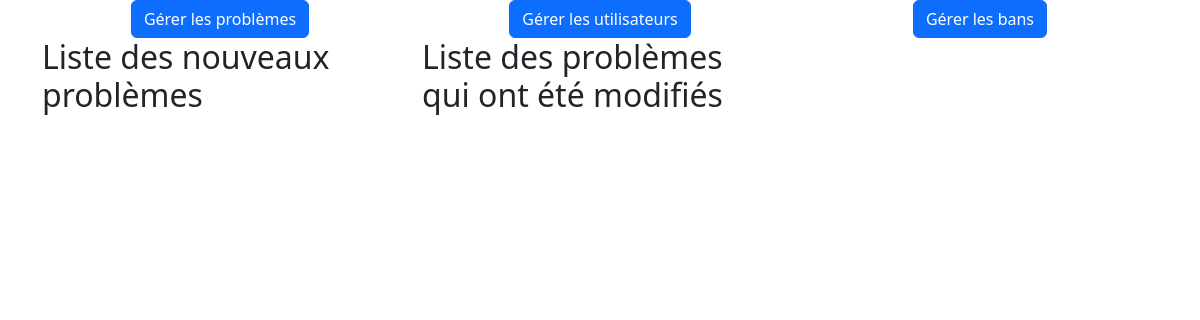
/backOffice/pages/home/home.php, run on an earlier commit of the app's database.
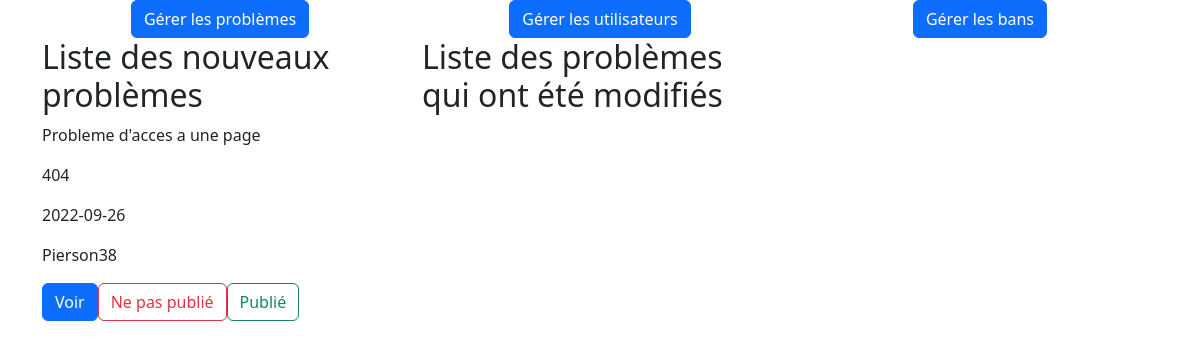
And on a later commit of the database.
### tables this page shows
CREATE TABLE `problem` (
  `problemID` int(11) NOT NULL AUTO_INCREMENT,
  `userID` int(11) NOT NULL,
  `title` varchar(255) NOT NULL,
  `description` text NOT NULL,
  `codeError` varchar(255) NOT NULL,
  `solution` text NOT NULL,
  `view` int(11) NOT NULL,
  `status` int(11) NOT NULL,
  `linkToScreen` varchar(255) NOT NULL,
  `dateOfPublication` date NOT NULL,
  PRIMARY KEY (`problemID`),
  KEY `fk_Problem_userID` (`userID`),
  CONSTRAINT `fk_Problem_userID` FOREIGN KEY (`userID`) REFERENCES `User` (`userID`)
);

CREATE TABLE `User` (
  `userID` int(11) NOT NULL AUTO_INCREMENT,
  `firstName` varchar(255) NOT NULL,
  `lastName` varchar(255) NOT NULL,
  `mail` varchar(255) NOT NULL,
  `username` varchar(255) NOT NULL,
  `profilePictureUrl` varchar(255) NOT NULL,
  `userLevel` int(11) NOT NULL,
  `password` varchar(255) NOT NULL,
  `date_creation_account` date NOT NULL,
  PRIMARY KEY (`userID`)
);

### backOffice/pages/home/newProblems.php (the view, shortened to what this page needs)
<?php
require('../../../lib/config.php');
$data = $bdd->query("SELECT problem.problemID, problem.userID, problem.title, problem.description, problem.codeError, problem.solution, problem.status, problem.linkToScreen, problem.dateOfPublication, User.username FROM problem INNER JOIN User ON problem.userID=User.userID WHERE problem.status=1")->fetchAll();
$newProblems = array();
foreach ($data as $row) {
    $newProblems[$row['problemID']] = $row;
}
?>
<h2>Liste des nouveaux problèmes</h2>
<?php
foreach ($newProblems as $row) {
    echo '<div class="d-bloc list-NP" data-newProblemID=' . $row['problemID'] . '>';
    echo "<p class='title'>" . $row['title'] . "</p>";
    echo "<p class='codeError'>" . $row['codeError'] . "</p>";
    echo "<p class='dateOfPublication'>" . $row['dateOfPublication'] . "</p>";
    echo "<p class='username'>" . $row['username'] . "</p>";
    echo "<div><button type='button' class='btn btn-primary edit-modal' data-newProblemID='" . $row['problemID'] . "' data-bs-toggle='modal' data-bs-target='#moreInfoNewProblems'>Voir</button><button type='button' class='btn btn-outline-danger npPublieNP' data-newProblemID='" . $row['problemID'] . "'>Ne pas publié</button><button type='button' class='btn btn-outline-success publieNP' data-newProblemID='" . $row['problemID'] . "'>Publié</button></div>";
    echo "</div>";
}
?>

### backOffice/pages/home/home.php (shortened to what this page needs)
<head>
    <?php include '../../components/head/head.php'; ?>
    <link rel="stylesheet" href="./css/home.css">
    <link rel="stylesheet" href="./css/newProblems.css">
</head>
<main>
    <div class='container'>
        <div class='row'>
            <div class='col-12 col-md-6 col-lg-4 d-flex justify-content-center '>
                <a class="btn btn-primary" href="../problemList/problemList.php" role="button">Gérer les problèmes</a>
            </div>
            <div class='col-12 col-md-6 col-lg-4 d-flex justify-content-center'>
                <a class="btn btn-primary" href="../userList/userList.php" role="button">Gérer les utilisateurs</a>
            </div>
            <div class='col-12 col-md-6 col-lg-4 d-flex justify-content-center'>
                <a class="btn btn-primary" href="../banList/banList.php" role="button">Gérer les bans</a>
            </div>
        </div>
        <div class="row">
            <div class='col-12 col-md-6 col-lg-4 d-flex justify-content-start flex-column'>
                <?php include './newProblems.php'; ?>
            </div>
            <div class='col-12 col-md-6 col-lg-4 d-flex justify-content-start flex-column'>
                <?php include './modifyProblems.php'; ?>
            </div>
            <div class='col-12 col-md-6 col-lg-4 d-flex justify-content-start flex-column'></div>
        </div>
    </div>
</main>

### backOffice/components/head/head.php (shortened to what this page needs)
<link href="https://cdn.jsdelivr.net/npm/bootstrap@5.2.1/dist/css/bootstrap.min.css" rel="stylesheet">

### backOffice/pages/home/modifyProblems.php (shortened to what this page needs)
<h2>Liste des problèmes qui ont été modifiés</h2>

What changed in the data, as far as the page shows it:
added problem: title "Probleme d'acces a une page", codeError "404", dateOfPublication "2022-09-26", userID.username "Pierson38"
